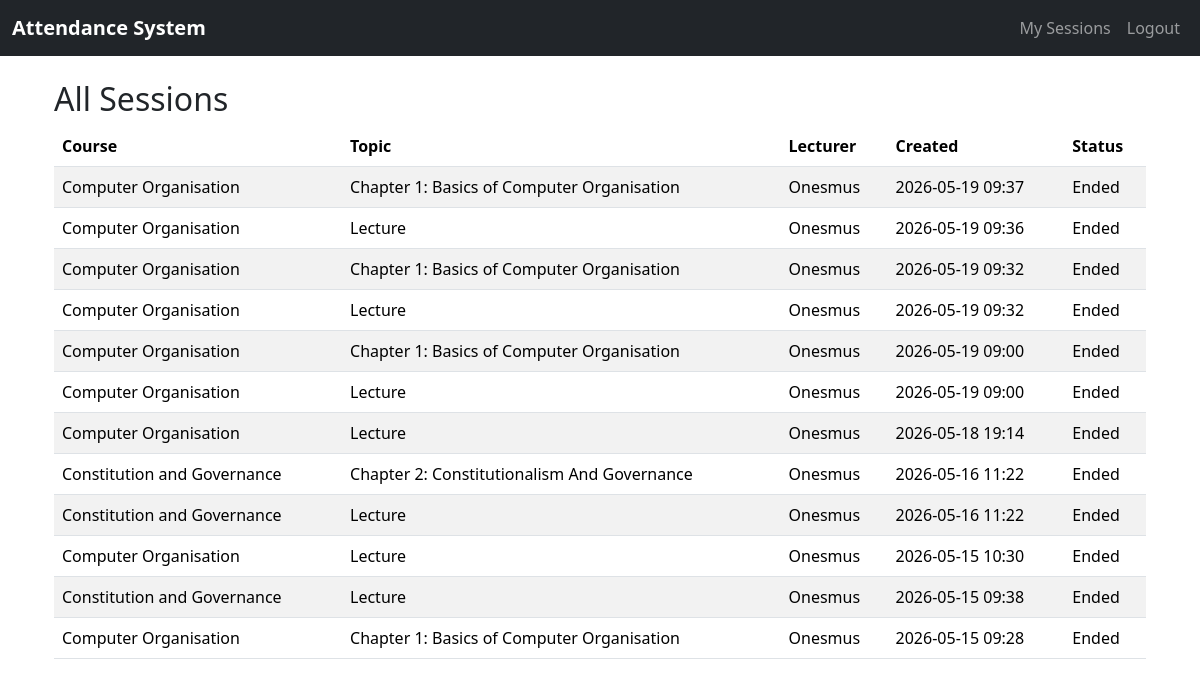
/scanner/sessions/ (signed in), run on the app's committed database.
### StudentScanner/models.py (models this page shows, shortened)
class Session(models.Model):
    course = models.ForeignKey(Course, on_delete=models.CASCADE, related_name="sessions")
    lecturer = models.ForeignKey(settings.AUTH_USER_MODEL, on_delete=models.CASCADE)
    topic = models.CharField(max_length=200)
    created_at = models.DateTimeField(auto_now_add=True)
    is_active = models.BooleanField(default=True)
    qr_code_data = models.CharField(max_length=255, unique=True)
    qr_code_base64 = models.TextField(null=True, blank=True)
    qr_expiry = models.DateTimeField(default=timezone.now)
    latitude = models.FloatField(null=True, blank=True)
    longitude = models.FloatField(null=True, blank=True)
    location_name = models.CharField(max_length=500, null=True, blank=True)  # Human-readable location
    allowed_radius = models.IntegerField(default=100)  # 100 meters default

class Course(models.Model):
    programs = models.ManyToManyField(Program, related_name="courses")
    name = models.CharField(max_length=100)
    code = models.CharField(max_length=20, unique=True)
    students = models.ManyToManyField(CustomUser, related_name="enrolled_courses", blank=True)
    default_latitude = models.FloatField(null=True, blank=True)
    default_longitude = models.FloatField(null=True, blank=True)

### UserLogin/models.py (models this page shows, shortened)
class CustomUser(AbstractUser):
    program = models.ForeignKey(
        Program,
        on_delete=models.SET_NULL,
        null=True,
        blank=True,
        related_name="student_users"   # ✅ unique reverse accessor
    )
    programs = models.ManyToManyField(
        Program,
        blank=True,
        related_name="customuser_lecturers"   # ✅ unique reverse accessor
    )
    ROLE_CHOICES = (
        ('student', 'Student'),
        ('lecturer', 'Lecturer'),
        ('admin', 'Admin'),
    )
    role = models.CharField(max_length=20, choices=ROLE_CHOICES, default='student')

### StudentScanner/views.py (the view)
# urls.py: path('sessions/', views.session_list, name='session_list'),
def session_list(request):
    sessions = Session.objects.all().order_by('-created_at')
    return render(request, 'StudentScanner/sessions.html', {'sessions': sessions})

### StudentScanner/templates/StudentScanner/sessions.html
{% extends 'base.html' %}
{% block content %}
<div class="container mt-4">
    <h2>All Sessions</h2>
    <table class="table table-striped">
        <thead>
            <tr>
                <th>Course</th>
                <th>Topic</th>
                <th>Lecturer</th>
                <th>Created</th>
                <th>Status</th>
            </tr>
        </thead>
        <tbody>
            {% for session in sessions %}
            <tr>
                <td>{{ session.course.name }}</td>
                <td>{{ session.topic }}</td>
                <td>{{ session.lecturer.username }}</td>
                <td>{{ session.created_at|date:"Y-m-d H:i" }}</td>
                <td>{% if session.is_active %}Active{% else %}Ended{% endif %}</td>
            </tr>
            {% empty %}
            <tr>
                <td colspan="5">No sessions found.</td>
            </tr>
            {% endfor %}
        </tbody>
    </table>
</div>
{% endblock %}

### data on the page
Session: course.name "Computer Organisation", topic "Chapter 1: Basics of Computer Organisation", lecturer.username "Onesmus", created_at "2026-05-19 09:37", is_active "Ended"
Session: course.name "Computer Organisation", topic "Lecture", lecturer.username "Onesmus", created_at "2026-05-19 09:36", is_active "Ended"
Session: course.name "Computer Organisation", topic "Chapter 1: Basics of Computer Organisation", lecturer.username "Onesmus", created_at "2026-05-19 09:32", is_active "Ended"
Session: course.name "Computer Organisation", topic "Lecture", lecturer.username "Onesmus", created_at "2026-05-19 09:32", is_active "Ended"
Session: course.name "Computer Organisation", topic "Chapter 1: Basics of Computer Organisation", lecturer.username "Onesmus", created_at "2026-05-19 09:00", is_active "Ended"
Session: course.name "Computer Organisation", topic "Lecture", lecturer.username "Onesmus", created_at "2026-05-19 09:00", is_active "Ended"
Session: course.name "Computer Organisation", topic "Lecture", lecturer.username "Onesmus", created_at "2026-05-18 19:14", is_active "Ended"
Session: course.name "Constitution and Governance", topic "Chapter 2: Constitutionalism And Governance", lecturer.username "Onesmus", created_at "2026-05-16 11:22", is_active "Ended"
Session: course.name "Constitution and Governance", topic "Lecture", lecturer.username "Onesmus", created_at "2026-05-16 11:22", is_active "Ended"
Session: course.name "Computer Organisation", topic "Lecture", lecturer.username "Onesmus", created_at "2026-05-15 10:30", is_active "Ended"
Session: course.name "Constitution and Governance", topic "Lecture", lecturer.username "Onesmus", created_at "2026-05-15 09:38", is_active "Ended"
Session: course.name "Computer Organisation", topic "Chapter 1: Basics of Computer Organisation", lecturer.username "Onesmus", created_at "2026-05-15 09:28", is_active "Ended"
